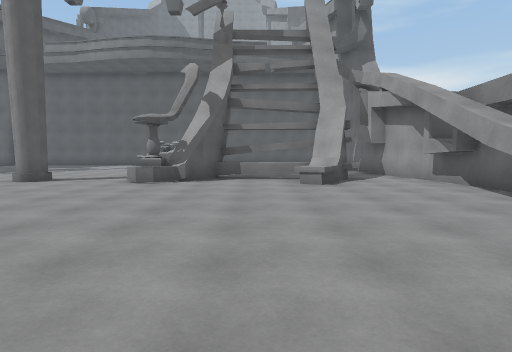
[1] (above)

19 first-person views from a walk through a scene from a Unity 3-D project. The camera is 1.4 m above the floor, tilts 4° down and sees 75° across. The floor is counted in squares, 2 m on a side. Each view is taken from the middle of a square. On the plan, view 1 faces up. The plan holds only what a view shows up to about 10 squares ahead; the rest is blank. The place goes on beyond the plan. The player character is not drawn. Some animated figures are left out.

[2]
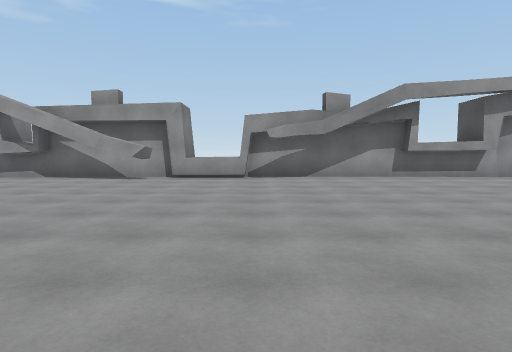

[3]
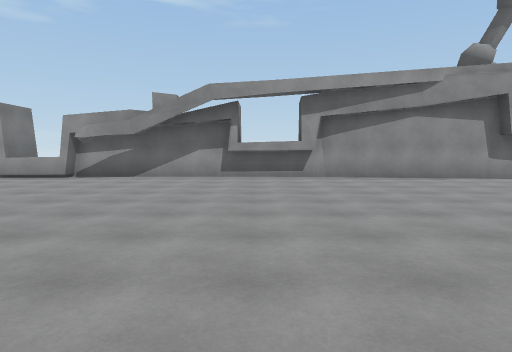

[4]
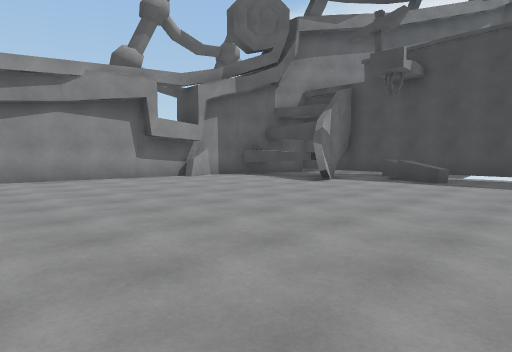

[5]
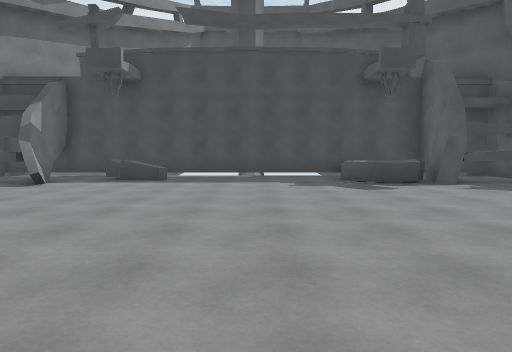

[6]
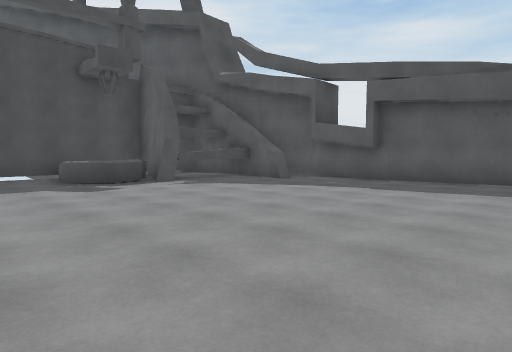

[7]
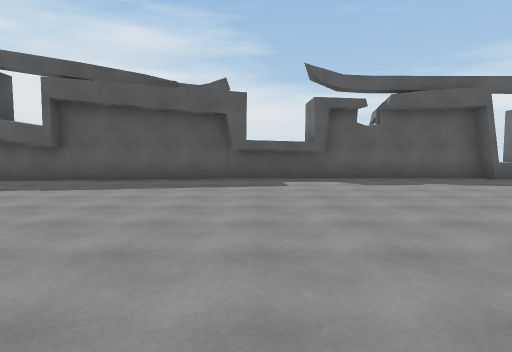

[8]
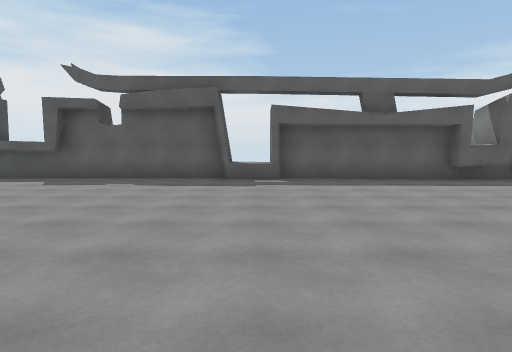

[9]
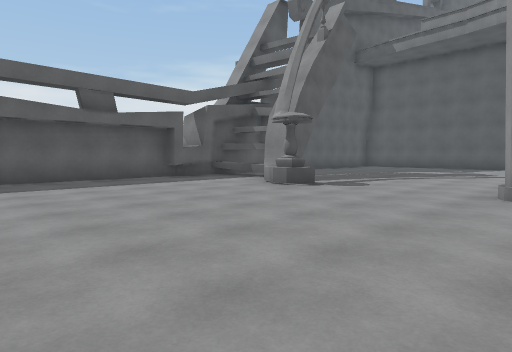

[10]
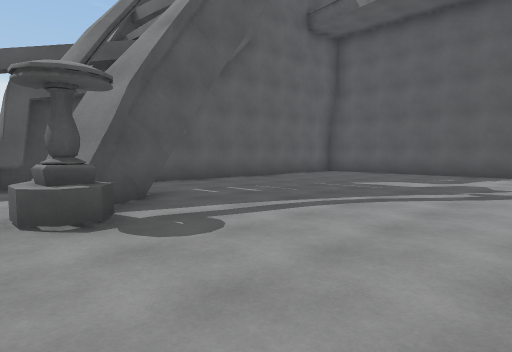

[11]
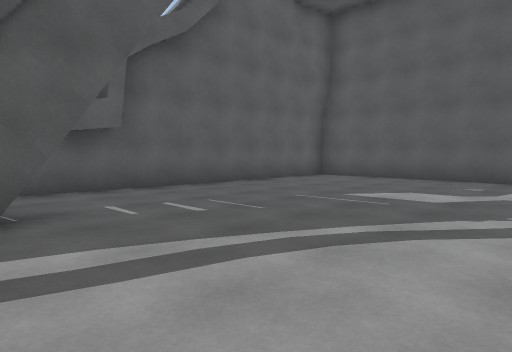

[12]
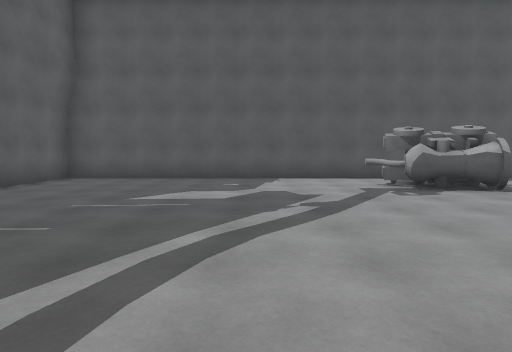

[13]
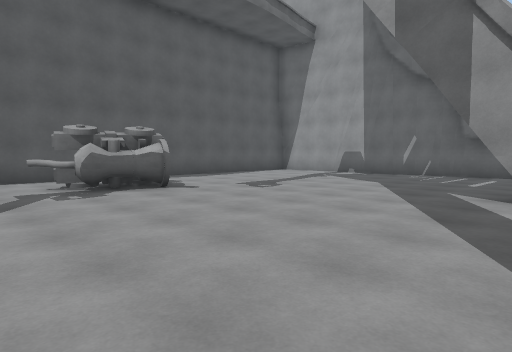

[14]
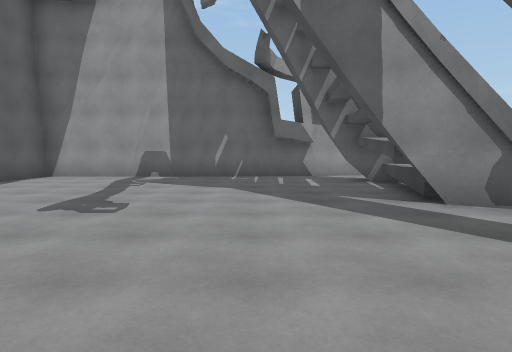

[15]
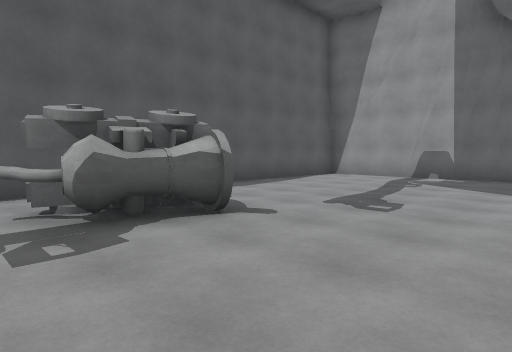

[16]
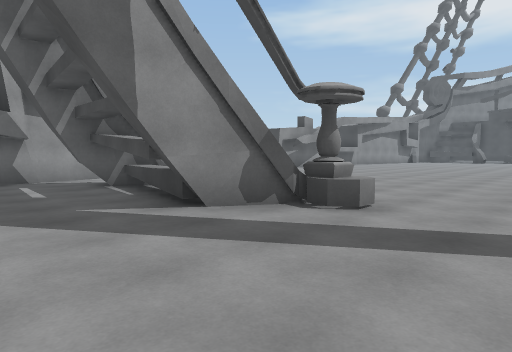

[17]
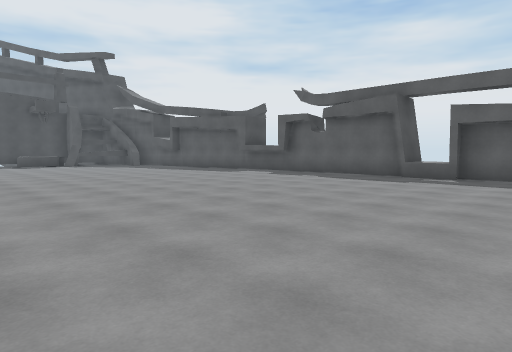

[18]
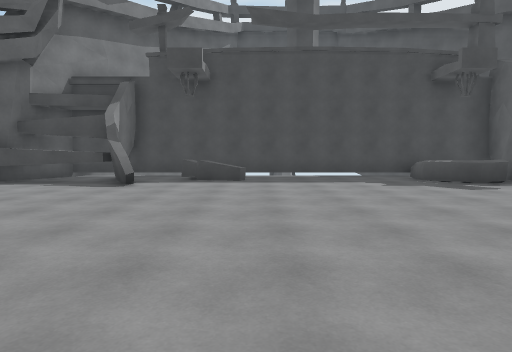

[19]
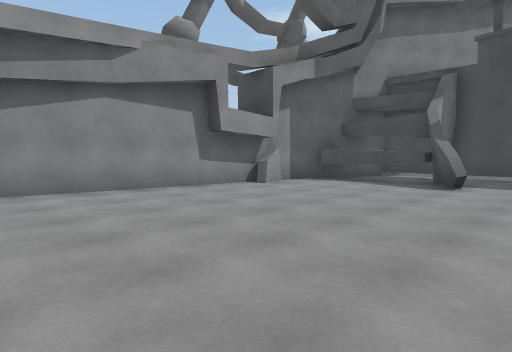

### Floor plan
Key: @ floor where view 1 was taken; # wall or solid block; . floor; = window, fence, low wall or low ledge; ^ raised ledge.
Columns run from 15 left of view 1 to 5 right of it. Each row starts with its distance up from view 1.
 19  ###     ###      ##
 18  #.........  ......#
 17  #.......... ......#
 16  #........##.......#
 15  #.........#.......#
 14  #.................#
 13  #.................#
 12  #.................#
 11  #.................#
 10  #..#.........#....##
  9  #=^##........##=#..#
  8  #...#......^##.^^..#
  7  #..................#
  6  #..................#
  5  #.................##
  4  #.................##
  3 ##..................#
  2 ^^..................^
  1 ##..................#
  0  #.............@....#
 -1  #......... ........#
 -2  #......... ........#
 -3  #..................#
 -4  #..................#
 -5  #..................#
 -6  #..................#
 -7  #..................#
 -8  #..................#
 -9  #..................#
-10  ##................##
-11  #.................#
-12  ###...............#
-13    #...........#...#
-14    ###^^.......#^.##
-15    #.#^^.....^=##.#
-16    ################

Where each view was taken, in squares from view 1:
view 1: 0 up, 0 right, facing up
view 2: 1 up, 5 left, facing right
view 3: 4 down, 5 left, facing right
view 4: 6 down, 5 left, facing down-right
view 5: 6 down, 5 left, facing down
view 6: 6 down, 5 left, facing down-left
view 7: 5 down, 5 left, facing left
view 8: 2 up, 5 left, facing left
view 9: 2 up, 5 left, facing up-left
view 10: 7 up, 6 left, facing up-left
view 11: 9 up, 7 left, facing up-left
view 12: 9 up, 8 left, facing up
view 13: 9 up, 7 left, facing up-right
view 14: 12 up, 6 left, facing right
view 15: 12 up, 6 left, facing up-right
view 16: 12 up, 5 left, facing down-right
view 17: 5 up, 4 left, facing down-left
view 18: 6 down, 3 left, facing down
view 19: 6 down, 2 left, facing down-right
